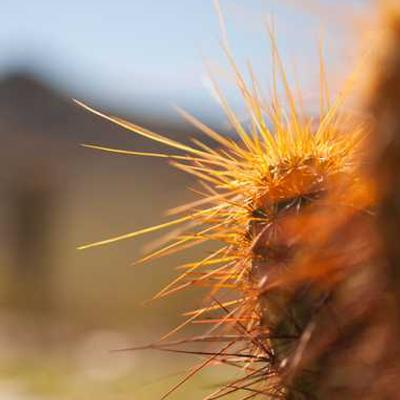
#> input picture experiments/portrait_test/test_portrait.jpg, 400 x 400 px
$ python -i image_analyzer.py   (imports and definitions only)   (older library calls are emulated)
#> lines starting #> are read from the running program, lines starting #| are printed output that depends on the picture; after the words box and inside, x2 and y2 are one past the last pixel; in counts of white or black regions, pixels touching at a corner belong together
import cv2
import numpy as np
from skimage import feature, filters, measure
from scipy import ndimage
from typing import List, Tuple, Optional
import matplotlib.pyplot as plt


class ImageAnalyzer:
    def __init__(self):
        self.edge_threshold_low = 50
        self.edge_threshold_high = 150
        self.min_contour_area = 100
        self.max_features = 200

    def load_image(self, image_path: str) -> np.ndarray:
        image = cv2.imread(image_path)
        if image is None:
            raise ValueError(f"Could not load image from {image_path}")
        return cv2.cvtColor(image, cv2.COLOR_BGR2RGB)

    def preprocess_image(self, image: np.ndarray, target_size: Tuple[int, int] = (512, 512)) -> np.ndarray:
        height, width = image.shape[:2]
        scale = min(target_size[0] / width, target_size[1] / height)
        new_width = int(width * scale)
        new_height = int(height * scale)

        resized = cv2.resize(image, (new_width, new_height), interpolation=cv2.INTER_AREA)

        pad_x = (target_size[0] - new_width) // 2
        pad_y = (target_size[1] - new_height) // 2

        padded = np.pad(resized, ((pad_y, target_size[1] - new_height - pad_y),
                                 (pad_x, target_size[0] - new_width - pad_x),
                                 (0, 0)), mode='constant', constant_values=255)

        return padded

    def detect_edges(self, image: np.ndarray) -> np.ndarray:
        gray = cv2.cvtColor(image, cv2.COLOR_RGB2GRAY)
        blurred = cv2.GaussianBlur(gray, (5, 5), 1.4)
        edges = cv2.Canny(blurred, self.edge_threshold_low, self.edge_threshold_high)
        return edges

    def extract_contours(self, edges: np.ndarray) -> List[np.ndarray]:
        contours, _ = cv2.findContours(edges, cv2.RETR_EXTERNAL, cv2.CHAIN_APPROX_SIMPLE)

        filtered_contours = []
        for contour in contours:
            area = cv2.contourArea(contour)
            if area > self.min_contour_area:
                epsilon = 0.01 * cv2.arcLength(contour, True)
                approx = cv2.approxPolyDP(contour, epsilon, True)
                filtered_contours.append(approx.reshape(-1, 2))

        return filtered_contours

    def calculate_saliency(self, image: np.ndarray) -> np.ndarray:
        gray = cv2.cvtColor(image, cv2.COLOR_RGB2GRAY)

        try:
            saliency = cv2.saliency.StaticSaliencySpectralResidual_create()
            success, saliency_map = saliency.computeSaliency(gray)

            if success:
                saliency_map = (saliency_map * 255).astype(np.uint8)
                return saliency_map
        except AttributeError:
            pass

        gradient_x = cv2.Sobel(gray, cv2.CV_64F, 1, 0, ksize=3)
        gradient_y = cv2.Sobel(gray, cv2.CV_64F, 0, 1, ksize=3)
        saliency_map = np.sqrt(gradient_x**2 + gradient_y**2)
        saliency_map = (saliency_map * 255 / saliency_map.max()).astype(np.uint8)

        return saliency_map

    def extract_key_points(self, image: np.ndarray, saliency_map: np.ndarray,
                          contours: List[np.ndarray]) -> List[Tuple[int, int, float]]:
        key_points = []

        for contour in contours:
            for point in contour[::max(1, len(contour) // 10)]:
                x, y = point
                if 0 <= x < saliency_map.shape[1] and 0 <= y < saliency_map.shape[0]:
                    importance = float(saliency_map[y, x]) / 255.0
                    key_points.append((x, y, importance))

        corners = cv2.goodFeaturesToTrack(
            cv2.cvtColor(image, cv2.COLOR_RGB2GRAY),
            maxCorners=50,
            qualityLevel=0.01,
            minDistance=20
        )

        if corners is not None:
            for corner in corners:
                x, y = int(corner[0][0]), int(corner[0][1])
                if 0 <= x < saliency_map.shape[1] and 0 <= y < saliency_map.shape[0]:
                    importance = float(saliency_map[y, x]) / 255.0 + 0.3
                    key_points.append((x, y, importance))

        key_points.sort(key=lambda p: p[2], reverse=True)
        return key_points[:self.max_features]

    def analyze_image(self, image_path: str) -> Tuple[np.ndarray, List[Tuple[int, int, float]]]:
        image = self.load_image(image_path)
#> in load_image, image is the input picture: shape (400, 400, 3); mean B, G, R 98.7, 128.6, 162.5
        processed_image = self.preprocess_image(image)

        edges = self.detect_edges(processed_image)
#> in detect_edges, `gray = cv2.cvtColor(image, cv2.COLOR_RGB2GRAY)`:
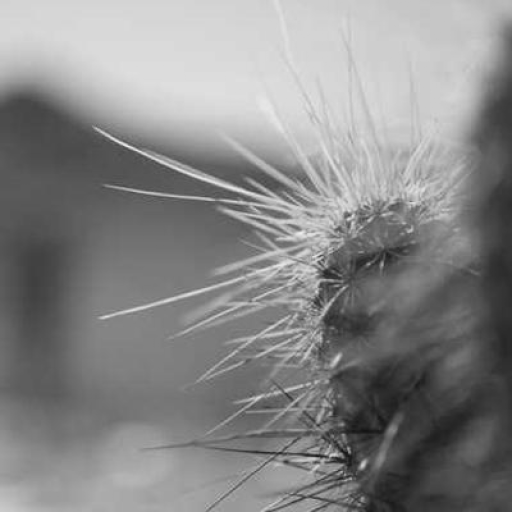
#> gray: shape (512, 512); min 20, max 243, mean 135.2
#> in detect_edges, `edges = cv2.Canny(blurred, self.edge_threshold_low, self.edge_threshol..`:
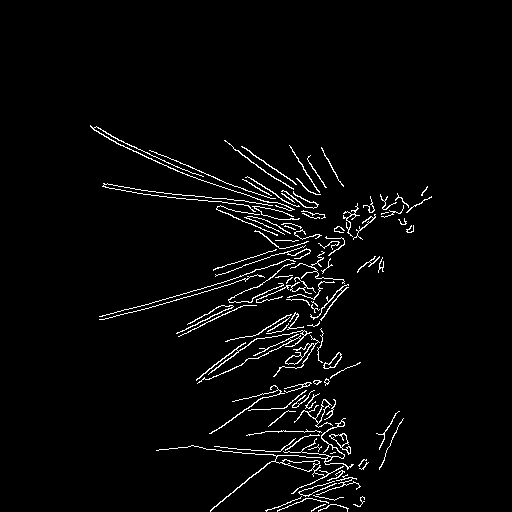
#> edges: shape (512, 512); 3% white in thin lines or dots, all inside (x1, y1, x2, y2) = (90, 125, 432, 512)
        contours = self.extract_contours(edges)
#> in extract_contours, `contours, _ = cv2.findContours(edges, cv2.RETR_EXTERNAL, cv2.CHAIN_APP..`: contours = 96 contours, 72 with area under 20; largest, box (x1, y1, x2, y2) and area: (156, 418, 354, 512) 392, (329, 433, 351, 455) 160, (294, 399, 333, 428) 136, (196, 330, 312, 384) 136, (273, 335, 320, 377) 133
#> the loop in extract_contours, `for contour in contours:` made 96 passes
#> (area, epsilon) on passes 16, 19, 23, 32, 33, 34: (160, 0.929), (391.5, 12.9), (136.5, 2.08), (117.5, 0.59), (133, 3.16), (135.5, 8.23)
#> area on passes 27, 28, 29, 39, 42, 46: 42.5, 25.5, 20.5, 20, 38, 51
#> after the loop in extract_contours, `for contour in contours:`: filtered_contours = 6 items
#> contours = 6 items
        saliency_map = self.calculate_saliency(processed_image)
#> in calculate_saliency, `success, saliency_map = saliency.computeSaliency(gray)`:
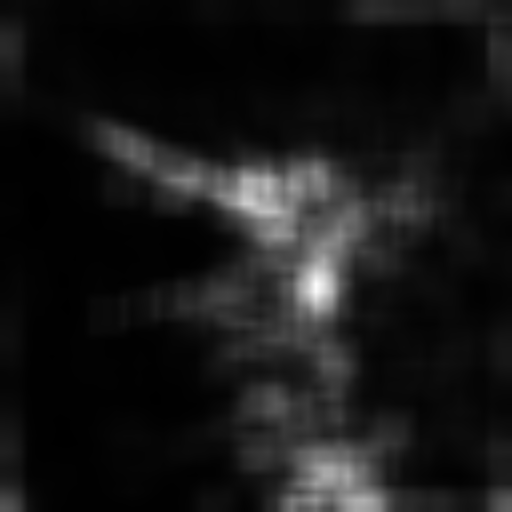
#> saliency_map: shape (512, 512) float32; min 0.00263, max 0.992, mean 0.0934
#> in calculate_saliency, `success, saliency_map = saliency.computeSaliency(gray)`: success = True
        key_points = self.extract_key_points(processed_image, saliency_map, contours)
#> the loop in extract_key_points, `for contour in contours:` made 6 passes
#> after the loop in extract_key_points, `for contour in contours:`: key_points = 83 items, first 6: (329, 435, 0.137), (331, 438, 0.176), (337, 442, 0.267), (342, 449, 0.361), (345, 449, 0.361), (348, 454, 0.408)
#> in extract_key_points, `corners = cv2.goodFeaturesToTrack( cv2.cvtColor(image, cv2.COLOR_RGB2G..`: corners = 50 rows, first 8: [330, 456], [351, 478], [318, 261], [348, 447], [364, 206], [347, 219], [283, 461], [330, 412]
#> the loop in extract_key_points, `for corner in corners:` made 50 passes
#> (x, y, importance) on passes 1 to 12: (330, 456, 0.751), (351, 478, 0.876), (318, 261, 0.924), (348, 447, 0.618), (364, 206, 0.571), (347, 219, 0.716), (283, 461, 0.492), (330, 412, 0.504), (382, 261, 0.473), (297, 278, 0.763), (319, 289, 1.23), (360, 504, 0.963)
#> after the loop in extract_key_points, `for corner in corners:`: key_points = 133 items, first 6: (329, 435, 0.137), (331, 438, 0.176), (337, 442, 0.267), (342, 449, 0.361), (345, 449, 0.361), (348, 454, 0.408)
#> key_points = 133 items, first 6: (319, 289, 1.23), (253, 206, 1.04), (360, 504, 0.963), (318, 261, 0.924), (316, 310, 0.9), (351, 478, 0.876)

        return processed_image, key_points

    def visualize_analysis(self, image: np.ndarray, key_points: List[Tuple[int, int, float]],
                          save_path: Optional[str] = None):
        fig, axes = plt.subplots(1, 2, figsize=(12, 6))

        axes[0].imshow(image)
        axes[0].set_title('Original Image')
        axes[0].axis('off')

        axes[1].imshow(image)
        for x, y, importance in key_points:
            color = plt.cm.hot(importance)
            size = 20 + importance * 30
            axes[1].scatter(x, y, c=[color], s=size, alpha=0.7)

        axes[1].set_title('Key Points (colored by importance)')
        axes[1].axis('off')

        plt.tight_layout()

        if save_path:
            plt.savefig(save_path, dpi=150, bbox_inches='tight')
        else:
            plt.show()

        plt.close()

>>> result = ImageAnalyzer().analyze_image('../experiments/portrait_test/test_portrait.jpg')
